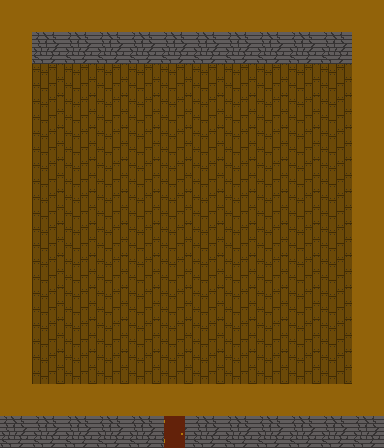

Below is a game level as drawn by its tile map, then a one-line description and the .tmx file that defines it, in full:
An orthogonal 12x14 tile map with 32x32 px tiles, 1 tile layer (Tiles).

<map version="1.8" tiledversion="1.8.2" orientation="orthogonal" renderorder="right-down" width="12" height="14" tilewidth="32" tileheight="32" infinite="0" nextlayerid="3" nextobjectid="1">
 <tileset firstgid="1" name="TileSet" tilewidth="32" tileheight="32" tilecount="20" columns="4">
  <image source="../Sprites/tileset.png" width="128" height="160" />
 </tileset>
 <layer id="2" name="Tiles" width="12" height="14">
  <data encoding="csv">
15,15,15,15,15,15,15,15,15,15,15,15,
15,14,14,14,14,14,14,14,14,14,14,15,
15,2,2,2,2,2,2,2,2,2,2,15,
15,2,2,2,2,2,2,2,2,2,2,15,
15,2,2,2,2,2,2,2,2,2,2,15,
15,2,2,2,2,2,2,2,2,2,2,15,
15,2,2,2,2,2,2,2,2,2,2,15,
15,2,2,2,2,2,2,2,2,2,2,15,
15,2,2,2,2,2,2,2,2,2,2,15,
15,2,2,2,2,2,2,2,2,2,2,15,
15,2,2,2,2,2,2,2,2,2,2,15,
15,2,2,2,2,2,2,2,2,2,2,15,
15,15,15,15,15,15,15,15,15,15,15,15,
14,14,14,14,14,16,14,14,14,14,14,14
</data>
 </layer>
</map>